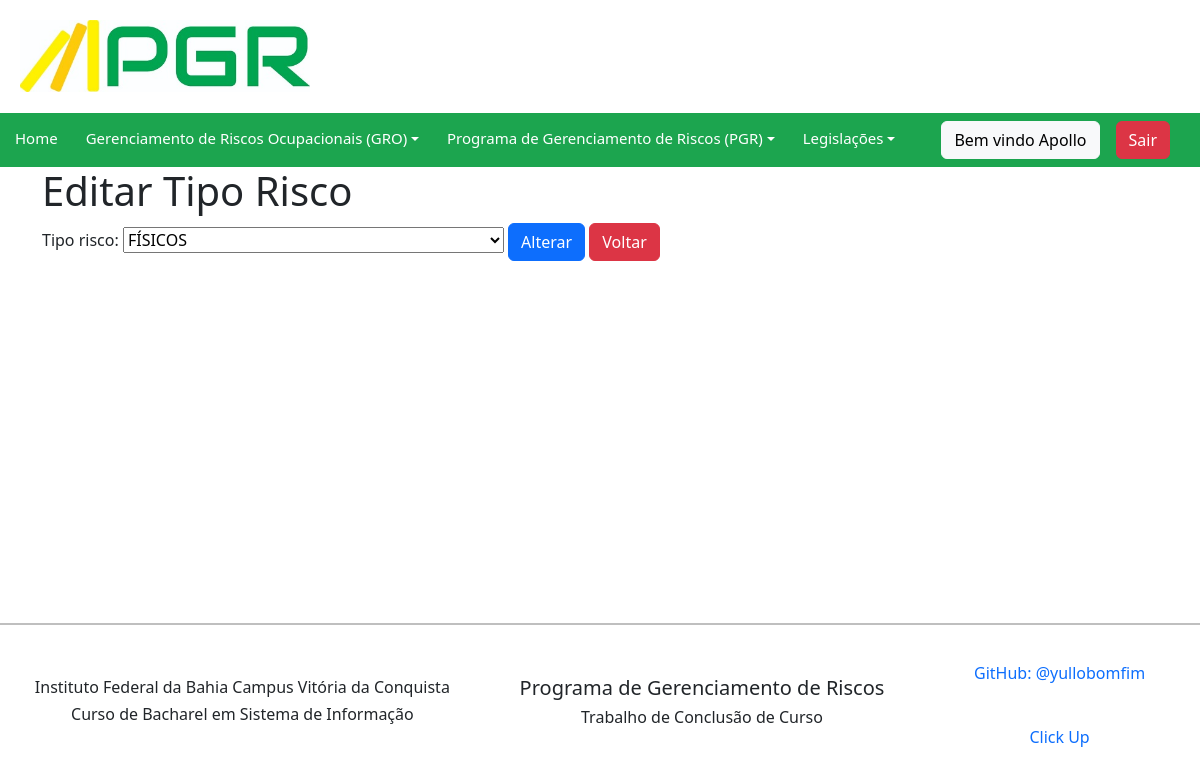
Before: /tiporisco/update/1/ (signed in) with the older database file.
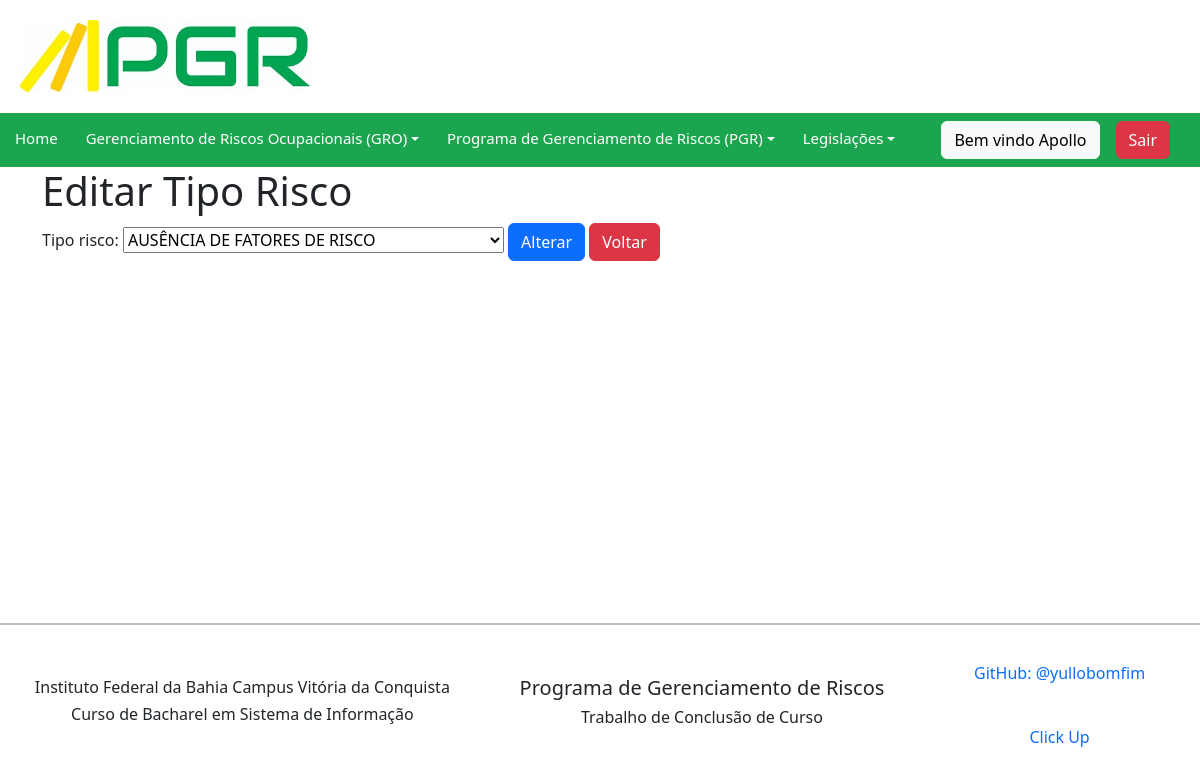
After: the same page with the newer database file.
### pgr/models.py (models this page shows, shortened)
class Tiporisco(models.Model):
    choice_tiporisco = (
        ('FÍSICOS','FÍSICOS'),
        ('QUÍMICOS','QUÍMICOS'),
        ('BIOLÓGICOS','BIOLÓGICOS'),
        ('ERGONÔMICOS-BIOMECÂNICOS','ERGONÔMICOS-BIOMECÂNICOS'),
        ('ERGONÔMICOS-MOBILIÁRIO E EQUIPAMENTOS','ERGONÔMICOS-MOBILIÁRIO E EQUIPAMENTOS'),
        ('ERGONÔMICOS-ORGANIZACIONAIS','ERGONÔMICOS-ORGANIZACIONAIS'),
        ('ERGONÔMICOS-AMBIENTAIS','ERGONÔMICOS-AMBIENTAIS'),
        ('ERGONÔMICOS-PSICOSSOCIAIS/COGNITIVOS','ERGONÔMICOS-PSICOSSOCIAIS/COGNITIVOS'),
        ('MECÂNICOS/ACIDENTES','MECÂNICOS/ACIDENTES'),
        ('PERIGOSOS','PERIGOSOS'),
        ('ASSOCIAÇÃO DE FATORES DE RISCO','ASSOCIAÇÃO DE FATORES DE RISCO'),
        ('OUTROS FATORES DE RISCO','OUTROS FATORES DE RISCO'),
        ('AUSÊNCIA DE FATORES DE RISCO','AUSÊNCIA DE FATORES DE RISCO'),
    )
    tipo_risco = models.CharField(max_length=250, choices=choice_tiporisco)
    class Meta:
        verbose_name = "tipo_risco"
        verbose_name_plural = "tipo_riscos"
        ordering = ['tipo_risco']

### pgr/views.py (the view)
# urls.py: path('tiporisco/update/<int:pk>/', TiporiscoUpdateView.as_view(), name='tiporisco_update'),
class TiporiscoUpdateView(LoginRequiredMixin, UpdateView):
    login_url = reverse_lazy('login')
    model = Tiporisco
    form_class = TiporiscoForm
    template_name = 'tiporisco_update.html'
    success_url = reverse_lazy('tiporisco_list')

### pgr/forms.py
class TiporiscoForm(ModelForm):
    class Meta:
        model= Tiporisco
        fields = '__all__'

### pgr/templates/tiporisco_update.html (shortened to what this page needs)
{% extends 'base.html' %}
{% load bootstrap %}
{% block content %}
<div class="container">
  <h1>Editar Tipo Risco</h1>
  <form method="post">
    {{ form|bootstrap }}
    <button class="btn btn-primary" type="submit">Alterar</button>
    <a class="btn btn-danger" href="/tiporisco/">Voltar</a>
  </form>
</div>
  {% endblock %}

Changed rows visible on the page:
changed Tiporisco: tipo_risco "FÍSICOS" → "AUSÊNCIA DE FATORES DE RISCO"
